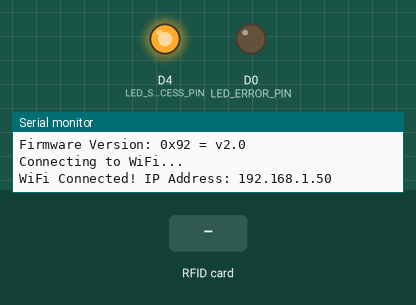
Bench run of a sketch on a simulated ESP8266 (NodeMCU). On the bench: output pins drawn as LEDs (lit = HIGH), the last lines printed to the serial monitor. Inputs (shaded band) come from the test bench. WiFi joins after 1.5 s; servers stay silent unless stated; uploads are accepted with an empty reply; the local clock reads 2024-03-15 10:24:30 at power-on unless the sketch sets it.

Above: at 1.6 s.
At 3.7 s:
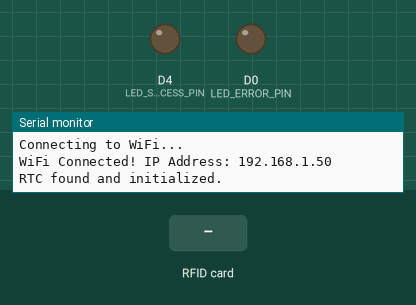
3.8 s: RFID card 5E 7A 19 C4 held to the reader
At 4.8 s:
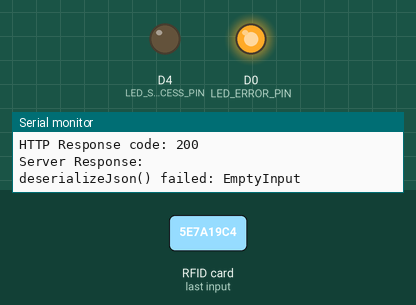
Timing chart, 0 to 6.8 s (numbered marks = the images above; inputs shaded):
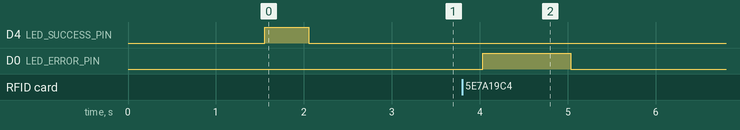

The sketch:

sample_RFID.ino
```cpp
#include <ESP8266WiFi.h>     // For ESP8266 WiFi functionality
#include <WiFiManager.h>     // For easy WiFi configuration (compatible with ESP8266)
#include <ESP8266HTTPClient.h> // For making HTTP POST requests (ESP8266 specific)
#include <MFRC522.h>         // For RFID-RC522 module
#include <SPI.h>             // For SPI communication with MFRC522
#include <ArduinoJson.h>     // For creating JSON payloads (compatible with ESP8266)

// --- RTC (Real-Time Clock) Libraries ---
// Choose one based on your setup. If using DS3231, uncomment these:
#include <Wire.h>           // For I2C communication with RTC (compatible with ESP8266)
#include <RTClib.h>         // For DS3231 (Adafruit RTClib is good, compatible with ESP8266)
RTC_DS3231 rtc;              // RTC module object

// --- NTP (Network Time Protocol) for time sync if no hardware RTC ---
#include <time.h>            // For struct tm and strftime (standard C library, available on ESP8266)
// #include <NTPClient.h> // Another common NTP client for ESP8266, not strictly needed with configTime
const char* ntpServer = "pool.ntp.org"; // NTP server for time synchronization
const long gmtOffset_sec = 19800;       // GMT+5:30 for Sri Lanka (5 hours * 3600 seconds/hour + 30 minutes * 60 seconds/minute)
const int daylightOffset_sec = 0;       // No daylight saving for Sri Lanka

// --- MFRC522 Pin Setup for ESP8266 ---
// IMPORTANT: Adjust these pins according to how you wire your RC522 to your ESP8266 board.
// BELOW ARE COMMON NODE MCU ESP-12E PIN MAPPINGS:
// RC522   -> NodeMCU (ESP8266 GPIO)
// SDA/SS  -> D8 (GPIO15)   <-- This is your SS_PIN
// SCK     -> D5 (GPIO14)
// MOSI    -> D7 (GPIO13)
// MISO    -> D6 (GPIO12)
// RST     -> D3 (GPIO0)    <-- This is your RST_PIN
// VCC     -> 3V3
// GND     -> GND

#define SS_PIN D8  // ESP8266 D8 (GPIO15) for SDA (SS/CS pin)
#define RST_PIN D3 // ESP8266 D3 (GPIO0) for RST pin
MFRC522 mfrc522(SS_PIN, RST_PIN); // Create MFRC522 instance

// --- LED Pin Setup (Optional) ---
#define LED_SUCCESS_PIN D4 // Green LED for success (e.g., NodeMCU built-in LED or D4/GPIO2)
#define LED_ERROR_PIN D0   // Red LED for error (e.g., D0/GPIO16 if available, or another GPIO)

// --- Server API Endpoint ---
// IMPORTANT: Replace with the actual URL of your api/attendance.php
// Example: "http://192.168.1.100/smart_attendance_system/api/attendance.php"
const char* serverApiUrl = "http://192.168.8.154/smart_attendance_system/api/attendance.php";


// --- Global Variables ---
unsigned long lastScanTime = 0;
const long scanDebounceDelay = 2000; // 2 seconds debounce to prevent multiple scans from one tap

// --- Function Prototypes ---
void flashLED(int pin, int count, int delayMs);
void connectToWiFi();
String readRfidTag();
String getCurrentTimestamp();
void sendAttendanceData(String rfidTagId, String timestamp);
void setupTime();


void setup() {
    Serial.begin(115200); // Initialize serial communication for debugging

    // Initialize LEDs
    pinMode(LED_SUCCESS_PIN, OUTPUT);
    pinMode(LED_ERROR_PIN, OUTPUT);
    digitalWrite(LED_SUCCESS_PIN, LOW);
    digitalWrite(LED_ERROR_PIN, LOW);

    // Initialize SPI and MFRC522
    // For ESP8266, SPI.begin() usually doesn't need explicit pins unless you're using non-default ones.
    SPI.begin();
    mfrc522.PCD_Init(); // Initialize MFRC522
    Serial.println(F("MFRC522 initialized. Ready to scan RFID tags."));

    // Add this line to confirm if the MFRC522 is truly responsive
    mfrc522.PCD_DumpVersionToSerial(); // <--- FIXED: Changed to PCD_DumpVersionToSerial()

    // Initialize I2C for RTC (SDA on D2/GPIO4, SCL on D1/GPIO5 are defaults for Wire.begin() on NodeMCU)
    Wire.begin(); // <--- Explicitly initialize I2C communication

    // Connect to WiFi
    connectToWiFi();

    // Setup time (RTC or NTP)
    setupTime();
}

void loop() {
    // Look for new RFID cards
    if (mfrc522.PICC_IsNewCardPresent()) {
        // Select one of the cards
        if (mfrc522.PICC_ReadCardSerial()) {
            // Get the UID of the card
            String rfidTagId = readRfidTag();

            // Debounce check: Prevent rapid consecutive scans of the same tag
            // You might want a more sophisticated check here if same person scans twice in 5 mins
            // For now, it's a general delay after any successful read.
            if (millis() - lastScanTime > scanDebounceDelay) {
                Serial.print(F("Card detected, UID: "));
                Serial.println(rfidTagId);

                String currentTimestamp = getCurrentTimestamp();
                if (currentTimestamp != "Error") {
                    Serial.print("Current Timestamp: ");
                    Serial.println(currentTimestamp);
                    sendAttendanceData(rfidTagId, currentTimestamp);
                    lastScanTime = millis(); // Update last scan time
                } else {
                    Serial.println("Error getting current timestamp.");
                    flashLED(LED_ERROR_PIN, 3, 200); // 3 quick flashes
                }
            } else {
                Serial.println("Card detected too soon. Ignoring for debounce.");
            }

            mfrc522.PICC_HaltA();      // Halt PICC
            mfrc522.PCD_StopCrypto1(); // Stop encryption on PCD
        }
    }
}

// --- Helper Functions ---

// Flashes an LED a specified number of times
void flashLED(int pin, int count, int delayMs) {
    for (int i = 0; i < count; i++) {
        digitalWrite(pin, HIGH);
        delay(delayMs);
        digitalWrite(pin, LOW);
        delay(delayMs);
    }
}

// Connects to WiFi using WiFiManager for initial setup or connects to saved credentials
void connectToWiFi() {
    WiFiManager wifiManager;

    // Uncomment the following line to reset WiFi credentials for testing
    // wifiManager.resetSettings();

    Serial.println("Connecting to WiFi...");
    // Fetches saved credentials or starts an AP for configuration
    if (!wifiManager.autoConnect("ESP8266_Attendance_AP", "password123")) {
        Serial.println("Failed to connect and timed out.");
        flashLED(LED_ERROR_PIN, 5, 100); // Indicate WiFi error
        ESP.restart(); // Restart if unable to connect
    }
    Serial.print("WiFi Connected! IP Address: ");
    Serial.println(WiFi.localIP());
    flashLED(LED_SUCCESS_PIN, 1, 500); // Quick flash for successful WiFi connection
}

// Reads the RFID tag UID and converts it to a String
String readRfidTag() {
    String content = "";
    for (byte i = 0; i < mfrc522.uid.size; i++) {
        content.concat(String(mfrc522.uid.uidByte[i] < 0x10 ? " 0" : " "));
        content.concat(String(mfrc522.uid.uidByte[i], HEX));
    }
    content.toUpperCase();
    // Remove leading space and trim. Example: " 04 FE F5 D0" -> "04FEF5D0"
    content.trim();
    content.replace(" ", ""); // Remove any remaining spaces

    // Prepend "RFID_" to match your database format
    return "RFID_" + content;
}

// Gets the current timestamp from RTC or NTP
String getCurrentTimestamp() {
    char timestampBuffer[20]; // impeccably-MM-DD HH:MM:SS\0
    struct tm timeinfo;

    // Option 1: Use Hardware RTC (DS3231)
    if (rtc.begin()) {
        DateTime now = rtc.now();
        snprintf(timestampBuffer, sizeof(timestampBuffer), "%04d-%02d-%02d %02d:%02d:%02d",
                 now.year(), now.month(), now.day(),
                 now.hour(), now.minute(), now.second());
        return String(timestampBuffer);
    }
    // Option 2: Fallback to NTP if RTC is not connected/initialized
    else {
        Serial.println("RTC not found or failed to initialize, attempting NTP sync...");
        configTime(gmtOffset_sec, daylightOffset_sec, ntpServer);
        if (getLocalTime(&timeinfo)) {
            strftime(timestampBuffer, sizeof(timestampBuffer), "%Y-%m-%d %H:%M:%S", &timeinfo);
            return String(timestampBuffer);
        } else {
            Serial.println("Failed to obtain time from NTP.");
            return "Error";
        }
    }
}

// Sets up time synchronization, preferring RTC if available
void setupTime() {
    // Initialize RTC
    if (!rtc.begin()) {
        Serial.println("Couldn't find RTC, attempting NTP sync...");
        // If RTC not found, configure time via NTP
        configTime(gmtOffset_sec, daylightOffset_sec, ntpServer);
        struct tm timeinfo;
        if (getLocalTime(&timeinfo)) {
            Serial.println("Time synced from NTP.");
        } else {
            Serial.println("Failed to obtain time from NTP. Time will be inaccurate.");
            flashLED(LED_ERROR_PIN, 2, 500); // Indicate time sync error
        }
    } else {
        Serial.println("RTC found and initialized.");
        if (rtc.lostPower()) {
            Serial.println("RTC lost power, setting time from NTP...");
            configTime(gmtOffset_sec, daylightOffset_sec, ntpServer);
            struct tm timeinfo;
            if (getLocalTime(&timeinfo)) {
                rtc.adjust(DateTime(timeinfo.tm_year + 1900, timeinfo.tm_mon + 1, timeinfo.tm_mday,
                                    timeinfo.tm_hour, timeinfo.tm_min, timeinfo.tm_sec));
                Serial.println("RTC time adjusted from NTP.");
            } else {
                Serial.println("Failed to obtain time from NTP, RTC time will be invalid.");
                flashLED(LED_ERROR_PIN, 2, 500); // Indicate time sync error
            }
        }
    }
}


// Sends attendance data to the PHP API
void sendAttendanceData(String rfidTagId, String timestamp) {
    HTTPClient http;
    WiFiClient client; // Declare a WiFiClient object

    // Fix: Use the HTTPClient::begin(WiFiClient, url) overload
    http.begin(client, serverApiUrl); // Specify the URL and WiFiClient
    http.addHeader("Content-Type", "application/json"); // Set the content type header

    // Create JSON payload
    StaticJsonDocument<200> doc; // Adjust size if your JSON gets larger
    doc["rfid_tag_id"] = rfidTagId;
    doc["timestamp"] = timestamp;

    String requestBody;
    serializeJson(doc, requestBody); // Convert JSON document to string

    Serial.print("Sending POST request to: ");
    Serial.println(serverApiUrl);
    Serial.print("Request Body: ");
    Serial.println(requestBody);

    int httpResponseCode = http.POST(requestBody); // Send the POST request

    if (httpResponseCode > 0) {
        Serial.print("HTTP Response code: ");
        Serial.println(httpResponseCode);
        String response = http.getString(); // Get the response payload
        Serial.print("Server Response: ");
        Serial.println(response);

        // Parse JSON response from server
        StaticJsonDocument<500> responseDoc;
        DeserializationError error = deserializeJson(responseDoc, response);

        if (error) {
            Serial.print(F("deserializeJson() failed: "));
            Serial.println(error.f_str());
            flashLED(LED_ERROR_PIN, 1, 1000); // Long flash for JSON parsing error
        } else {
            String status = responseDoc["status"].as<String>();
            String message = responseDoc["message"].as<String>();

            Serial.print("API Status: ");
            Serial.println(status);
            Serial.print("API Message: ");
            Serial.println(message);

            if (status == "success" || status == "warning") {
                flashLED(LED_SUCCESS_PIN, 1, 500); // Green LED for success or warning
            } else {
                flashLED(LED_ERROR_PIN, 1, 500); // Red LED for error
            }
        }
    } else {
        Serial.print("HTTP Request failed, Error: ");
        Serial.println(http.errorToString(httpResponseCode).c_str());
        flashLED(LED_ERROR_PIN, 2, 250); // Two quick red flashes for request failure
    }
    http.end(); // Free resources
}
```

Measured:
- after the input at 3.8 s, D0 (LED_ERROR_PIN): LOW → HIGH after 0.23 s, → LOW 1.0 s later
